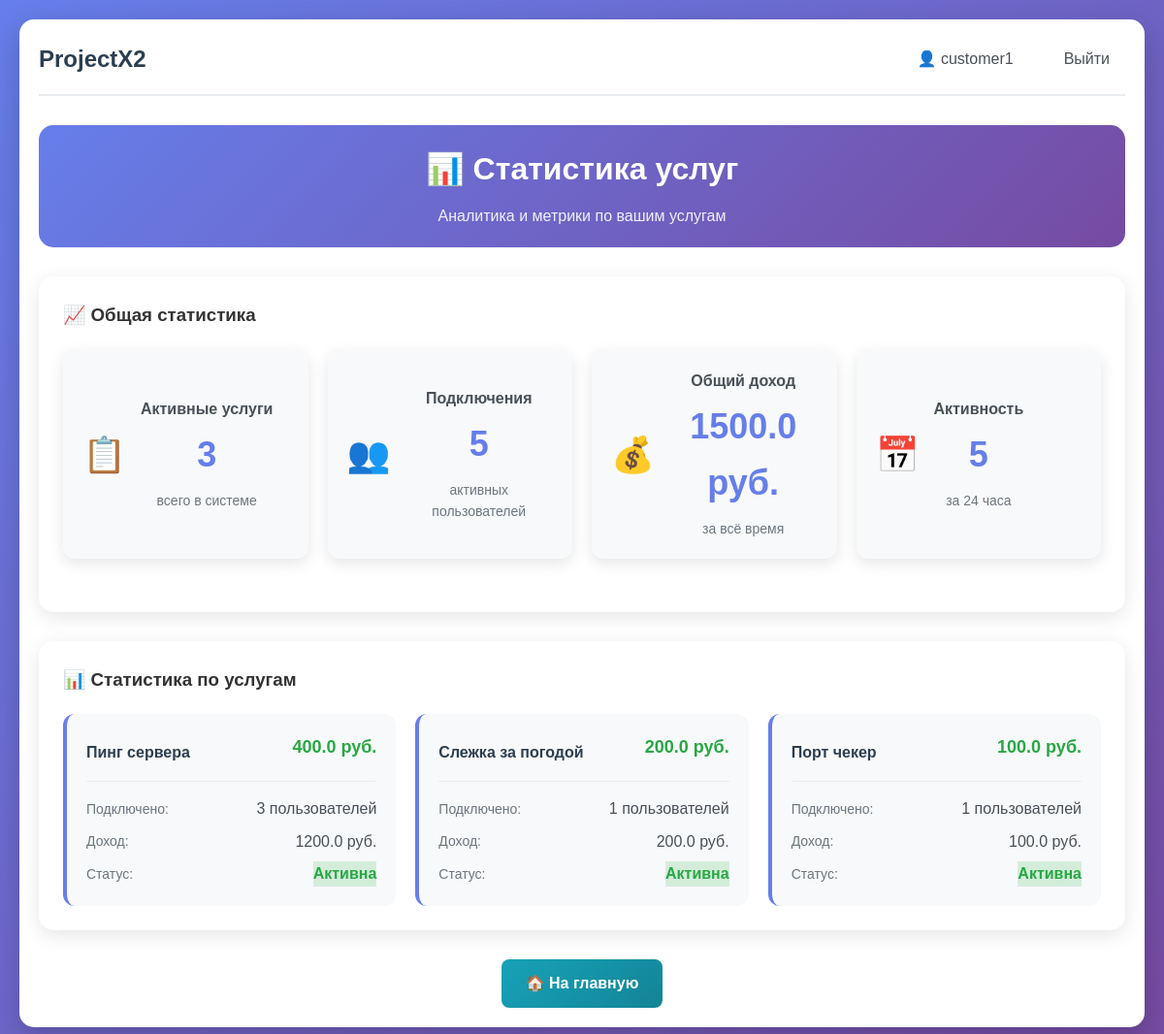
Screenshot of /customer/stats (signed in) with the database file from the repository.
### app.py (models this page shows, shortened)
class User(UserMixin, db.Model):
    __tablename__ = 'users'
    id = db.Column(db.Integer, primary_key=True)
    username = db.Column(db.String(64), unique=True, nullable=False)
    email = db.Column(db.String(120), unique=True, nullable=False)
    password_hash = db.Column(db.String(256), nullable=False)
    role = db.Column(db.String(20), nullable=False)
    created_at = db.Column(db.DateTime, default=datetime.utcnow)
    is_active = db.Column(db.Boolean, default=True)
    services = db.relationship('UserService', backref='user', lazy=True)
    balance = db.Column(db.Float, default=0.0)  # Баланс для клиентов

class Service(db.Model):
    id = db.Column(db.Integer, primary_key=True)
    name = db.Column(db.String(100), nullable=False)
    description = db.Column(db.Text, nullable=False)
    price = db.Column(db.Float, default=0.0)
    is_active = db.Column(db.Boolean, default=True)
    created_at = db.Column(db.DateTime, default=datetime.utcnow)
    customer_id = db.Column(db.Integer, db.ForeignKey('users.id'), nullable=False)
    users = db.relationship('UserService', backref='service', lazy=True)

### app.py (the view)
@app.route('/customer/stats')
@login_required
def customer_stats():
    if current_user.role != 'customer':
        flash('Доступ запрещен. Только для заказчиков.', 'error')
        return redirect(url_for('index'))
    services = Service.query.filter_by(customer_id=current_user.id).all()
    active_services_count = Service.query.filter_by(
        customer_id=current_user.id,
        is_active=True
    ).count()
    total_connections = UserService.query.join(Service).filter(
        Service.customer_id == current_user.id,
        UserService.is_active == True
    ).count()
    total_revenue = db.session.query(
        db.func.sum(UserService.price_at_connection)
    ).join(Service).filter(
        Service.customer_id == current_user.id
    ).scalar() or 0
    recent_activity = UserService.query.join(Service).filter(
        Service.customer_id == current_user.id,
        UserService.connected_at >= datetime.utcnow() - timedelta(hours=24)
    ).count()
    return render_template('customer_stats.html',
                         services=services,
                         active_services_count=active_services_count,
                         total_connections=total_connections,
                         total_revenue=total_revenue,
                         recent_activity=recent_activity)

### app.py (called while the page is built)
@login_manager.user_loader
def load_user(user_id):
    return db.session.get(User, int(user_id))

@app.before_request
def check_user_active():
    if current_user.is_authenticated and not current_user.is_active:
        logout_user()
        flash('Ваш аккаунт заблокирован. Обратитесь к администратору.', 'error')
        return redirect(url_for('login'))

### templates/customer_stats.html (shortened to what this page needs)
{% extends "base.html" %}
{% block content %}
<div class="admin-container">
    <div class="admin-header">
        <h2>📊 Статистика услуг</h2>
        <p class="admin-subtitle">Аналитика и метрики по вашим услугам</p>
    </div>
    <div class="stats-section">
        <h3>📈 Общая статистика</h3>
        <div class="stats-grid">
            <div class="stat-card">
                <div class="stat-icon">📋</div>
                <div class="stat-content">
                    <h4>Активные услуги</h4>
                    <div class="stat-number">{{ active_services_count }}</div>
                    <p>всего в системе</p>
                </div>
            </div>
            <div class="stat-card">
                <div class="stat-icon">👥</div>
                <div class="stat-content">
                    <h4>Подключения</h4>
                    <div class="stat-number">{{ total_connections }}</div>
                    <p>активных пользователей</p>
                </div>
            </div>
            <div class="stat-card">
                <div class="stat-icon">💰</div>
                <div class="stat-content">
                    <h4>Общий доход</h4>
                    <div class="stat-number">{{ total_revenue }} руб.</div>
                    <p>за всё время</p>
                </div>
            </div>
            <div class="stat-card">
                <div class="stat-icon">📅</div>
                <div class="stat-content">
                    <h4>Активность</h4>
                    <div class="stat-number">{{ recent_activity }}</div>
                    <p>за 24 часа</p>
                </div>
            </div>
        </div>
    </div>
    <div class="services-stats">
        <h3>📊 Статистика по услугам</h3>
        <div class="services-grid">
            {% for service in services %}
            <div class="service-stat-card">
                <div class="service-stat-header">
                    <h4>{{ service.name }}</h4>
                    <span class="service-price">{{ service.price }} руб.</span>
                </div>
                <div class="service-stat-body">
                    <div class="service-metric">
                        <span class="metric-label">Подключено:</span>
                        <span class="metric-value">{{ service.users|length }} пользователей</span>
                    </div>
                    <div class="service-metric">
                        <span class="metric-label">Доход:</span>
                        <span class="metric-value">{{ service.users|length * service.price }} руб.</span>
                    </div>
                    <div class="service-metric">
                        <span class="metric-label">Статус:</span>
                        <span class="metric-value status-{{ 'active' if service.is_active else 'inactive' }}">
                            {{ 'Активна' if service.is_active else 'Неактивна' }}
                        </span>
                    </div>
                </div>
            </div>
            {% endfor %}
        </div>
    </div>
    <div class="admin-actions">
        <a href="{{ url_for('index') }}" class="btn btn-info">🏠 На главную</a>
    </div>
</div>
{% endblock %}

### templates/base.html (shortened to what this page needs)
<!DOCTYPE html>
<html lang="ru">
<head>
    <link rel="stylesheet" href="{{ url_for('static', filename='css/style.css') }}">
</head>
<body>
    <div class="container">
        <nav class="navbar">
            <h1><a href="/" class="nav-logo">ProjectX2</a></h1>
            <div class="nav-links">
                {% if current_user.is_authenticated %}
                    <a href="/profile" class="nav-link">👤 {{ current_user.username }}</a>
                    <a href="/logout" class="nav-link">Выйти</a>
                {% else %}
                    <a href="/login" class="nav-link">Войти</a>
                    <a href="/register" class="nav-link">Регистрация</a>
                {% endif %}
            </div>
        </nav>
        <main>
            {% block content %}{% endblock %}
        </main>
    </div>
</body>
</html>

### static/css/style.css (style rules this page uses)
* { margin: 0; padding: 0; box-sizing: border-box; }
body { font-family: 'Arial', sans-serif; line-height: 1.6; color: #333; background: linear-gradient(135deg, #667eea 0%, #764ba2 100%); min-height: 100vh; padding: 20px; }
.container { max-width: 1200px; margin: 0 auto; background: white; padding: 20px; border-radius: 15px; box-shadow: 0 10px 30px rgba(0, 0, 0, 0.2); }
.navbar { display: flex; justify-content: space-between; align-items: center; margin-bottom: 30px; padding-bottom: 15px; border-bottom: 2px solid #e9ecef; }
.nav-logo { text-decoration: none; color: #2c3e50; font-size: 24px; font-weight: bold; }
.nav-links { display: flex; gap: 20px; align-items: center; }
.nav-link { text-decoration: none; color: #495057; padding: 8px 16px; border-radius: 8px; transition: all 0.3s ease; font-weight: 500; }
.btn { padding: 12px 25px; border: none; border-radius: 8px; cursor: pointer; font-size: 16px; text-decoration: none; display: inline-block; text-align: center; transition: all 0.3s ease; font-weight: 600; }
.btn-info { background: linear-gradient(135deg, #17a2b8 0%, #138496 100%); color: white; }
.container { animation: fadeIn 0.6s ease-out; }
.status-active { color: #28a745; font-weight: bold; }
.stats-grid { display: grid; grid-template-columns: repeat(auto-fit, minmax(150px, 1fr)); gap: 20px; }
.stat-number { font-size: 28px; font-weight: bold; color: #667eea; margin-bottom: 5px; }
.admin-container { max-width: 1400px; margin: 0 auto; }
.admin-header { text-align: center; margin-bottom: 30px; padding: 20px; background: linear-gradient(135deg, #667eea 0%, #764ba2 100%); border-radius: 15px; color: white; }
.admin-header h2 { margin: 0; font-size: 32px; }
.admin-subtitle { margin: 10px 0 0 0; opacity: 0.9; font-size: 16px; }
.stats-grid { display: grid; grid-template-columns: repeat(auto-fit, minmax(200px, 1fr)); gap: 20px; margin-bottom: 30px; }
.stat-card { background: white; padding: 25px; border-radius: 12px; text-align: center; box-shadow: 0 5px 15px rgba(0,0,0,0.1); transition: transform 0.3s ease; }
.stat-card .stat-number { font-size: 36px; font-weight: bold; color: #667eea; margin-bottom: 8px; }
.admin-actions { display: flex; gap: 15px; justify-content: center; flex-wrap: wrap; }
.services-grid { display: grid; grid-template-columns: repeat(auto-fit, minmax(350px, 1fr)); gap: 20px; margin-top: 20px; }
.status-active { background-color: #d4edda; color: #155724; }
.service-price { font-size: 18px; font-weight: bold; color: #28a745; margin-bottom: 10px; }

### templates/customer_stats.html (style rules this page uses)
.stats-section { background: white; padding: 25px; border-radius: 15px; box-shadow: 0 5px 20px rgba(0,0,0,0.1); margin-bottom: 30px; }
.stats-grid { display: grid; grid-template-columns: repeat(auto-fit, minmax(250px, 1fr)); gap: 20px; margin-top: 20px; }
.stat-card { display: flex; align-items: center; padding: 20px; background: #f8f9fa; border-radius: 12px; gap: 15px; }
.stat-icon { font-size: 36px; flex-shrink: 0; }
.stat-content h4 { margin: 0 0 5px 0; color: #495057; font-size: 16px; }
.stat-number { font-size: 24px; font-weight: bold; color: #667eea; margin-bottom: 2px; }
.stat-content p { margin: 0; color: #6c757d; font-size: 14px; }
.services-stats { background: white; padding: 25px; border-radius: 15px; box-shadow: 0 5px 20px rgba(0,0,0,0.1); margin-bottom: 30px; }
.services-grid { display: grid; grid-template-columns: repeat(auto-fit, minmax(300px, 1fr)); gap: 20px; margin-top: 20px; }
.service-stat-card { background: #f8f9fa; padding: 20px; border-radius: 12px; border-left: 4px solid #667eea; }
.service-stat-header { display: flex; justify-content: space-between; align-items: center; margin-bottom: 15px; padding-bottom: 10px; border-bottom: 1px solid #e9ecef; }
.service-stat-header h4 { margin: 0; color: #2c3e50; }
.service-price { font-weight: bold; color: #28a745; }
.service-stat-body { display: flex; flex-direction: column; gap: 8px; }
.service-metric { display: flex; justify-content: space-between; align-items: center; }
.metric-label { color: #6c757d; font-size: 14px; }
.metric-value { color: #495057; font-weight: 500; }
.status-active { color: #28a745; font-weight: bold; }
.admin-actions { display: flex; gap: 15px; justify-content: center; }

### rows the page displays
User: username "customer1"
Service: name "Пинг сервера", price "400.0", users|length "3", users|length "1200.0", is_active "Активна"
Service: name "Слежка за погодой", price "200.0", users|length "1", users|length "200.0", is_active "Активна"
Service: name "Порт чекер", price "100.0", users|length "1", users|length "100.0", is_active "Активна"

### other values shown
{{ active_services_count }} "3"
{{ total_connections }} "5"
{{ total_revenue }} "1500.0"
{{ recent_activity }} "5"
